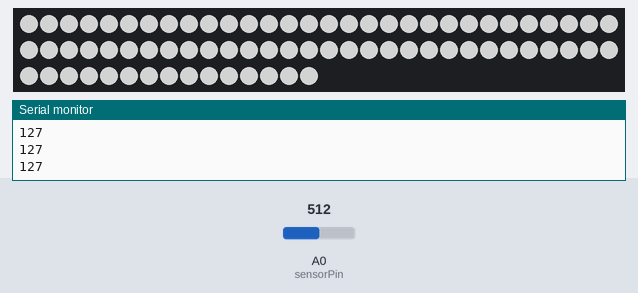
A sketch run on a simulated Arduino Uno, built with avr-gcc and run on an emulated ATmega328P. On the bench: 75 RGB LEDs in strip order, left to right, continuing on the next row, the last lines printed to the serial monitor. The inputs (shaded band) are chosen by the test bench; at power-on: A0 (sensorPin) = 512. Dim RGB values are drawn brighter than linear.

Above: at 1.2 s.
1.3 s: A0 (sensorPin) set to 0
At 2.5 s:
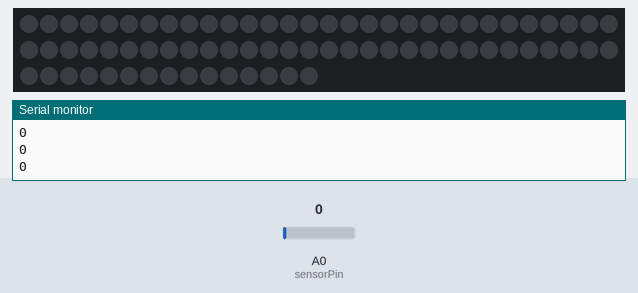
2.9 s: A0 (sensorPin) set to 122
At 4.3 s:
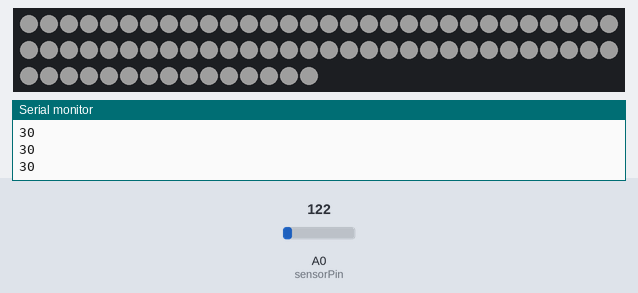
4.6 s: A0 (sensorPin) set to 306
Timing chart, 0 to 7.6 s (numbered marks = the images above; inputs shaded):
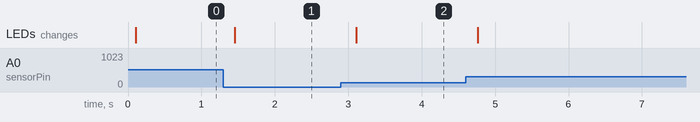

The sketch:

Example3_sensorBrightnessControl.ino
```cpp
#include "FastLED.h"

// Define type leds

#define NUM_LEDS 	75
#define LED_PIN     7 		// pin of Arduino
#define LED_TYPE    WS2812B
#define COLOR_ORDER GRB

CRGB ledsArray[NUM_LEDS];

uint8_t brightness = 0;
int sensorPin = 0;
int val;

void setup() {
	FastLED.addLeds<LED_TYPE, LED_PIN,COLOR_ORDER>(ledsArray, NUM_LEDS);
	pinMode(sensorPin, OUTPUT);
	Serial.begin(9600);
}

void loop() {

  val = analogRead(sensorPin);
  val = map(val, 0, 1023,0,255);
  Serial.println(val);

  FastLED.showColor(CRGB::White);
  FastLED.setBrightness( val );

  delay(100);
}
```

Measured:
- after the input at 1.3 s, the LEDs: change after 0.15 s (image 1)
- after the input at 2.9 s, the LEDs: change after 0.21 s (image 2)
